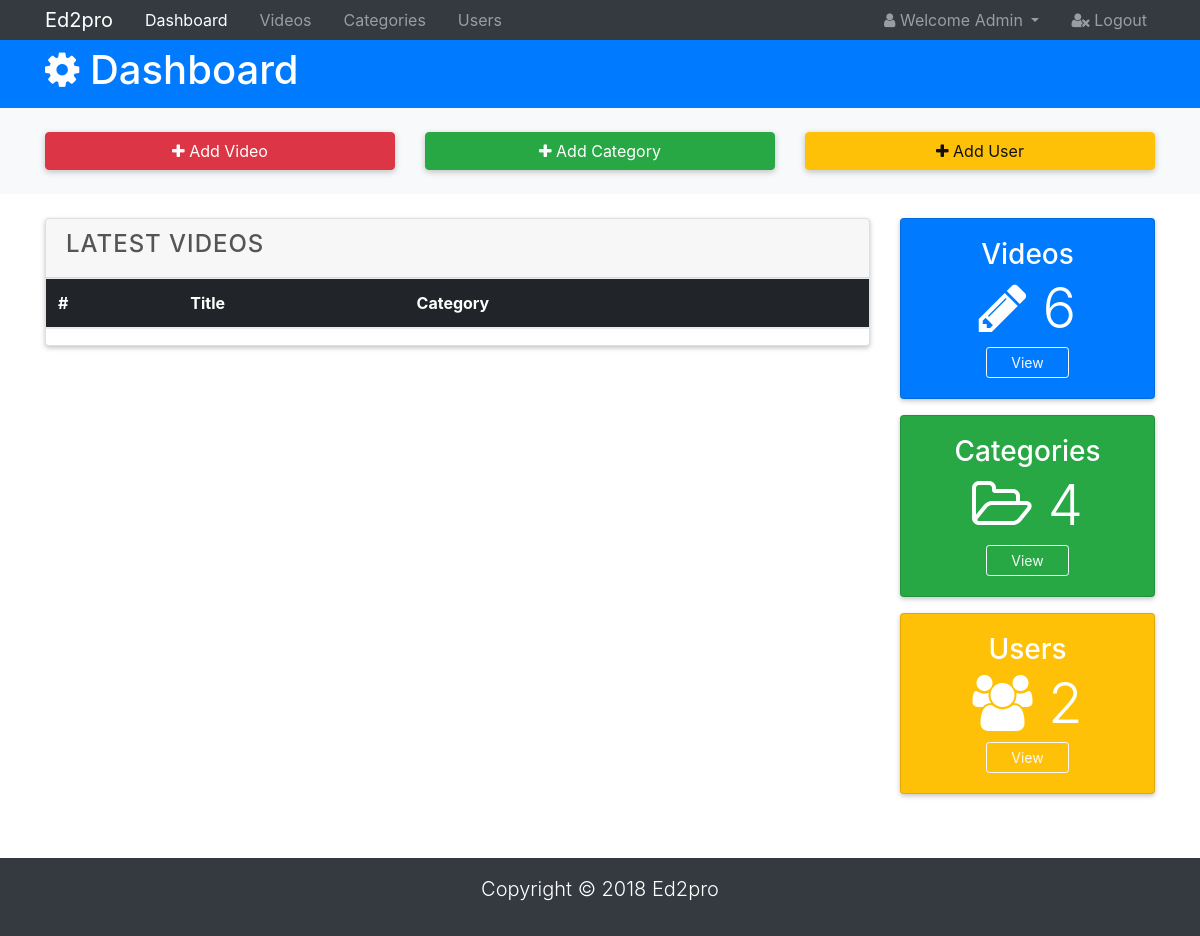
Page /admin/index.php (signed in) on the earlier database version.
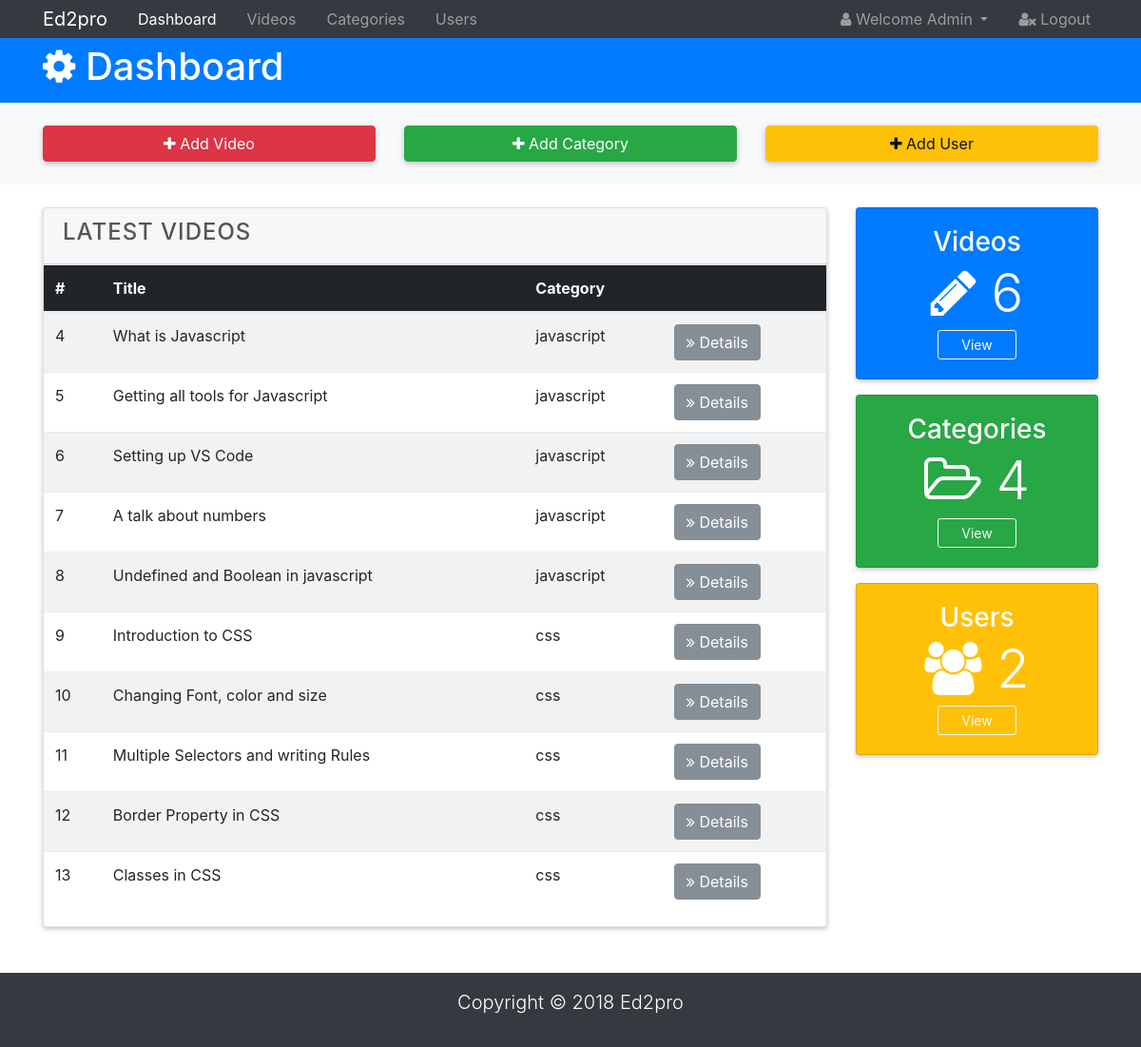
Same page on the later database version.
### tables this page shows
CREATE TABLE `video` (
  `video_id` int(20) NOT NULL,
  `sub_id` int(20) NOT NULL,
  `video_title` text NOT NULL,
  `video_link` text NOT NULL
);

CREATE TABLE `subject` (
  `sub_id` int(20) NOT NULL,
  `sub_name` varchar(50) NOT NULL,
  `sub_status` int(10) NOT NULL DEFAULT '1'
);

### admin/index.php (the view, shortened to what the changed rows need)
<!DOCTYPE html>
<html lang="en">
<head>
    <link rel="stylesheet" href="css/font-awesome.min.css">
    <link rel="stylesheet" href="css/bootstrap.css">
    <link rel="stylesheet" href="css/style.css">
</head>
<body>
    <header id="main-header" class="py-2 bg-primary text-white">
        <div class="container">
            <div class="row">
                <div class="col-md-6">
                    <h1>
                        <i class="fa fa-gear"></i> Dashboard</h1>
                </div>
            </div>
        </div>
    </header>
    <section id="posts">
        <div class="container">
            <div class="row">
                <div class="col-md-9">
                    <div class="card">
                        <table class="table table-striped">
                            <thead class="thead-inverse">
                                <tr>
                                    <th>#</th>
                                    <th>Title</th>
                                    <th>Category</th>
                                    <th></th>
                                </tr>
                            </thead>
                            <tbody>
                                <?php
                            include './includes/db.inc.php';
                            $q2 = "SELECT * FROM `video`,`subject` WHERE `video`.`sub_id` = `subject`.`sub_id`";
                            $result = mysqli_query($conn, $q2);
                                    while($row = mysqli_fetch_array($result)){
                                    echo '<tr>';
                                    echo '<td>';
                                    echo $row['video_id'];
                                    echo '</td>';
                                    echo '<td>';
                                    echo $row['video_title'];
                                    echo '</td>';
                                    echo '<td>';
                                    echo $row['sub_name'];
                                    echo '</td>';
                                    echo '<td>';
                                    echo "<a href='details.php?videoID=".$row['video_id']."' class='btn btn-secondary'>
                                    <i class='fa fa-angle-double-right'></i> Details
                                </a>";
                                    echo '</td>';
                                    echo '</tr>';
                                    }
                            ?>
                            </tbody>
                        </table>
                    </div>
                </div>
                <div class="col-md-3">
                    <div class="card text-center bg-primary text-white mb-3">
                        <div class="card-body">
                            <h1 class="display-4">
                                <i class="fa fa-pencil"></i> 6
                            </h1>
                        </div>
                    </div>
                    <div class="card text-center bg-success text-white mb-3">
                        <div class="card-body">
                            <h1 class="display-4">
                                <i class="fa fa-folder-open-o"></i> 4
                            </h1>
                        </div>
                    </div>
                    <div class="card text-center bg-warning text-white mb-3">
                        <div class="card-body">
                            <h1 class="display-4">
                                <i class="fa fa-users"></i> 2
                            </h1>
                        </div>
                    </div>
                </div>
            </div>
        </div>
    </section>
</body>
</html>

Differences in the rows shown:
added video: video_id "4", video_title "What is Javascript", sub.sub_name "javascript"
added video: video_id "5", video_title "Getting all tools for Javascript", sub.sub_name "javascript"
added video: video_id "6", video_title "Setting up VS Code", sub.sub_name "javascript"
added video: video_id "7", video_title "A talk about numbers", sub.sub_name "javascript"
added video: video_id "8", video_title "Undefined and Boolean in javascript", sub.sub_name "javascript"
added video: video_id "9", video_title "Introduction to CSS", sub.sub_name "css"
added video: video_id "10", video_title "Changing Font, color and size", sub.sub_name "css"
added video: video_id "11", video_title "Multiple Selectors and writing Rules", sub.sub_name "css"
added video: video_id "12", video_title "Border Property in CSS", sub.sub_name "css"
added video: video_id "13", video_title "Classes in CSS", sub.sub_name "css"
